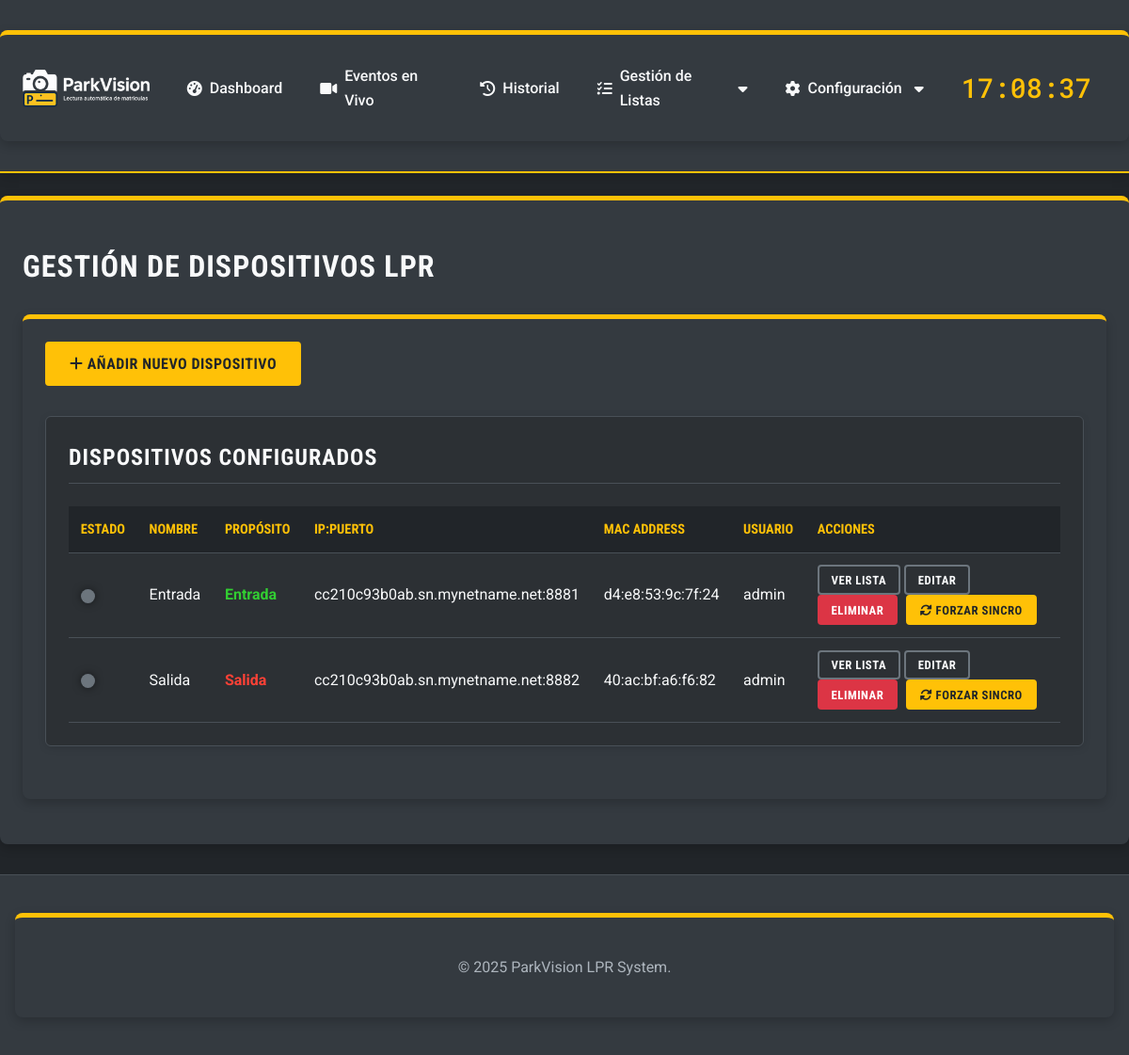
Screenshot of /index.php?page=dispositivos_lpr (signed in) with the database file from the repository.
### tables this page shows
CREATE TABLE IF NOT EXISTS `devices` (
  `id` int(11) NOT NULL AUTO_INCREMENT,
  `name` varchar(255) NOT NULL,
  `purpose` varchar(50) DEFAULT 'undefined',
  `ip` varchar(255) NOT NULL,
  `username` varchar(255) NOT NULL,
  `password` varchar(255) NOT NULL,
  `created_at` datetime NOT NULL,
  `mac_address` varchar(20) DEFAULT NULL,
  `mac` varchar(255) DEFAULT NULL,
  `latitude` decimal(10,8) DEFAULT NULL,
  `longitude` decimal(11,8) DEFAULT NULL,
  PRIMARY KEY (`id`),
  UNIQUE KEY `name` (`name`),
  UNIQUE KEY `mac_address` (`mac_address`),
  UNIQUE KEY `mac` (`mac`)
);

### dispositivos_lpr.php (the view, shortened to what this page needs)
<?php
global $pdo, $csrf_token;
$devices = $pdo->query("SELECT id, name, purpose, ip, mac_address, username, password, created_at FROM devices ORDER BY name ASC")->fetchAll(PDO::FETCH_ASSOC);
?>
<h1>Gestión de Dispositivos LPR</h1>
<main class="container">
    <button class="btn btn-primary" id="open-add-modal-btn"><i class="fas fa-plus"></i> Añadir Nuevo Dispositivo</button>
    <section class="data-section" style="margin-top: 2rem;">
        <h2>Dispositivos Configurados</h2>
        <?php if (!empty($devices)): ?>
            <table>
                <thead>
                    <tr><th>Estado</th><th>Nombre</th><th>Propósito</th><th>IP:Puerto</th><th>MAC Address</th><th>Usuario</th><th>Acciones</th></tr>
                </thead>
                <tbody>
                    <?php foreach ($devices as $device): ?>
                        <tr data-device-id="<?php echo $device['id']; ?>">
                            <td><span class="status-led pending" id="status-led-<?= $device['id'] ?>" title="Comprobando..."></span></td>
                            <td><?= htmlspecialchars($device['name']) ?></td>
                            <td>
                                <?php
                                $purpose_text = 'Indefinido'; $purpose_class = 'text-gray';
                                if ($device['purpose'] === 'entry') { $purpose_text = 'Entrada'; $purpose_class = 'decision-green-text'; }
                                elseif ($device['purpose'] === 'exit') { $purpose_text = 'Salida'; $purpose_class = 'decision-red-text'; }
                                echo "<span class='{$purpose_class}'><strong>{$purpose_text}</strong></span>";
                                ?>
                            </td>
                            <td><?= htmlspecialchars($device['ip']) ?></td>
                            <td><?= htmlspecialchars($device['mac_address']) ?></td>
                            <td><?= htmlspecialchars($device['username']) ?></td>
                            <td>
                                <button class="btn btn-secondary btn-sm view-whitelist-btn" data-id="<?= $device['id'] ?>" data-name="<?= htmlspecialchars($device['name']) ?>">Ver Lista</button>
                                <button class="btn btn-secondary btn-sm edit-btn" data-id="<?= $device['id'] ?>" data-name="<?= htmlspecialchars($device['name']) ?>" data-purpose="<?= htmlspecialchars($device['purpose']) ?>" data-ip="<?= htmlspecialchars($device['ip']) ?>" data-mac_address="<?= htmlspecialchars($device['mac_address']) ?>" data-username="<?= htmlspecialchars($device['username']) ?>">Editar</button>
                                <button type="button" class="btn btn-danger btn-sm delete-btn" data-id="<?= $device['id'] ?>" data-name="<?= htmlspecialchars($device['name']) ?>">Eliminar</button>
                                <button class="btn btn-primary btn-sm open-force-sync-modal-btn" data-id="<?= $device['id'] ?>" data-name="<?= htmlspecialchars($device['name']) ?>" style="background-color: var(--primary-yellow); margin-left: 5px;">
                                    <i class="fas fa-sync-alt"></i> Forzar Sincro
                                </button>
                            </td>
                        </tr>
                    <?php endforeach; ?>
                </tbody>
            </table>
        <?php else: ?>
            <p class="message info">No hay dispositivos registrados.</p>
        <?php endif; ?>
    </section>
</main>

### style.css (style rules this page uses)
:root { --background-color: #212529; --surface-color: #343A40; --card-background: #2C3034; --primary-text-color: #f8f9fa; --secondary-text-color: #adb5bd; --border-color: #495057; --input-background: #495057; --input-border: #6c757d; --primary-yellow: #FFC107; --primary-yellow-hover: #dda800; --decision-green: #28a745; --decision-red: #dc3545; --decision-green-bg: rgba(40, 167, 69, 0.15); --decision-red-bg: rgba(220, 53, 69, 0.15); --decision-green-glow: 0 0 8px rgba(40, 167, 69, 0.6); --decision-red-glow: 0 0 8px rgba(220, 53, 69, 0.6); --btn-secondary-bg: #6c757d; --btn-secondary-hover-bg: #5a6268; --btn-danger-bg: var(--decision-red); --btn-danger-hover-bg: #c82333; --message-success-bg: #198754; --message-error-bg: var(--decision-red); --message-text-color: #ffffff; --nav-bg: var(--surface-color); --nav-link-color: var(--secondary-text-color); --nav-link-hover-color: var(--primary-yellow); --nav-border: var(--border-color); }
body { font-family: 'Roboto', sans-serif; background-color: var(--background-color); color: var(--primary-text-color); margin: 0; padding: 0; line-height: 1.6; font-size: 16px; }
h1, h2, h3, h4, h5, h6 { font-family: 'Roboto Condensed', sans-serif; text-transform: uppercase; letter-spacing: 1px; color: var(--primary-text-color); }
.decision-green-text { color: #32CD32; }
.decision-red-text { color: #FF4136; }
.container { padding: 1.5rem; max-width: 100%; margin: 1.5rem auto; background-color: var(--surface-color); border-radius: 8px; box-shadow: 0 4px 12px rgba(0,0,0,0.2); border-top: 5px solid var(--primary-yellow); }
.form-section, .data-section { margin-bottom: 2rem; padding: 1.5rem; border: 1px solid var(--border-color); border-radius: 6px; background-color: var(--card-background); box-shadow: 0 2px 8px rgba(0,0,0,0.1); }
.form-section h2, .data-section h2 { font-family: 'Roboto Condensed', sans-serif; color: var(--primary-text-color); font-size: 1.5rem; margin-top: 0; margin-bottom: 1.5rem; border-bottom: 1px solid var(--border-color); padding-bottom: 0.5rem; text-transform: uppercase; }
.btn { padding: 0.75rem 1.5rem; border: 2px solid transparent; border-radius: 4px; cursor: pointer; font-family: 'Roboto Condensed', sans-serif; font-size: 1rem; font-weight: bold; text-transform: uppercase; transition: all 0.2s ease, transform 0.2s ease; color: #fff; letter-spacing: 0.5px; }
.btn-primary { background-color: var(--primary-yellow); color: #212529; border-color: var(--primary-yellow); }
.btn-secondary { background-color: transparent; border-color: var(--btn-secondary-bg); color: var(--primary-text-color); }
.btn-danger { background-color: var(--btn-danger-bg); color: #fff; }
table { width: 100%; border-collapse: collapse; margin-top: 1.5rem; }
table th, table td { padding: 0.8rem; text-align: left; border-bottom: 1px solid var(--border-color); }
table th { background-color: #212529; font-family: 'Roboto Condensed', sans-serif; color: var(--primary-yellow); font-weight: bold; text-transform: uppercase; font-size: 0.9rem; }
.btn-sm { padding: 0.4rem 0.8rem; font-size: 0.8rem; }
.status-led { display: inline-block; width: 15px; height: 15px; border-radius: 50%; box-shadow: 0 0 8px rgba(0, 0, 0, 0.5); transition: background-color 0.3s ease, box-shadow 0.3s ease; vertical-align: middle; }
.status-led.pending { background-color: #6c757d; animation: pulse 1.5s infinite; }

### rows the page displays
devices: name "Entrada", purpose "Entrada", ip "cc210c93b0ab.sn.mynetname.net:8881", mac_address "d4:e8:53:9c:7f:24", username "admin"
devices: name "Salida", purpose "Salida", ip "cc210c93b0ab.sn.mynetname.net:8882", mac_address "40:ac:bf:a6:f6:82", username "admin"
